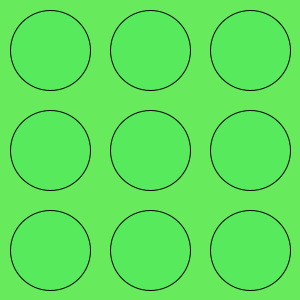
Frame 1 (no input)
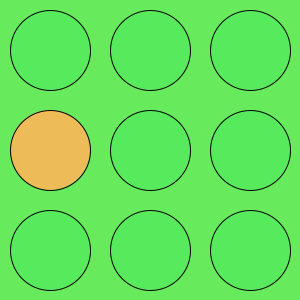
Frame 60 (the mouse pressed at the canvas centre just before this capture)
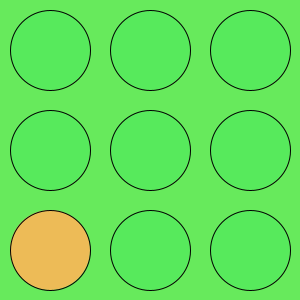
Frame 120 (the mouse held since frame 60 and released just before this capture)

The Processing sketch that drew these frames (run headless with seeded random() and noise(); from frame 60 on, the mouse is pressed at the canvas centre):

// Processing sketch: week11_1
// ── week11_1.pde
//week11-1 好玩的程式設計 打死地鼠
//修改自  week10-2 好玩的程式設計 地鼠會冒出來
void setup(){
  size(300,300);//視窗大小
}
int [][]a = {{0,0,0},{0,0,0},{0,0,0}};//2D陣列(Java)
void mousePressed(){//mouse按下去有沒有地鼠在這一格
  int i = mouseY/100,j = mouseX/100;//左手i對應Y，右手j對應X
  if(a[i][j]>0){//地鼠的頭，還在地上
    a[i][j] = -120;//負的，代表死掉了!!!
   }
}
void draw(){
  background(#67EA5C);//綠色背景
  if(frameCount%60==0){
    int i = int(random(3)),j = int(random(3));//亂數挑i，j
    a[i][j] = 60;
  }
  for(int i=0;i<3;i++){//左手i 對應y座標
    for(int j=0;j<3;j++){//右手i 對應x座標
      int x = j*100+50,y=i*100+50;//算出座標
      if(a[i][j]<0){//被打死的可憐小地鼠
        fill(255,0,0);//紅色的血
        a[i][j]++;//數字慢慢從-120變大，最後會變成0就是死掉的地鼠消失
       }else if (a[i][j]>0){
        fill(#F5B857,a[i][j]*4);//會變色、半透明的地鼠
        a[i][j]--;//數字再變小
      }else fill(#57EA5C);//綠色的洞
      ellipse(x,y,80,80);//地鼠的洞
    }
  }
}
